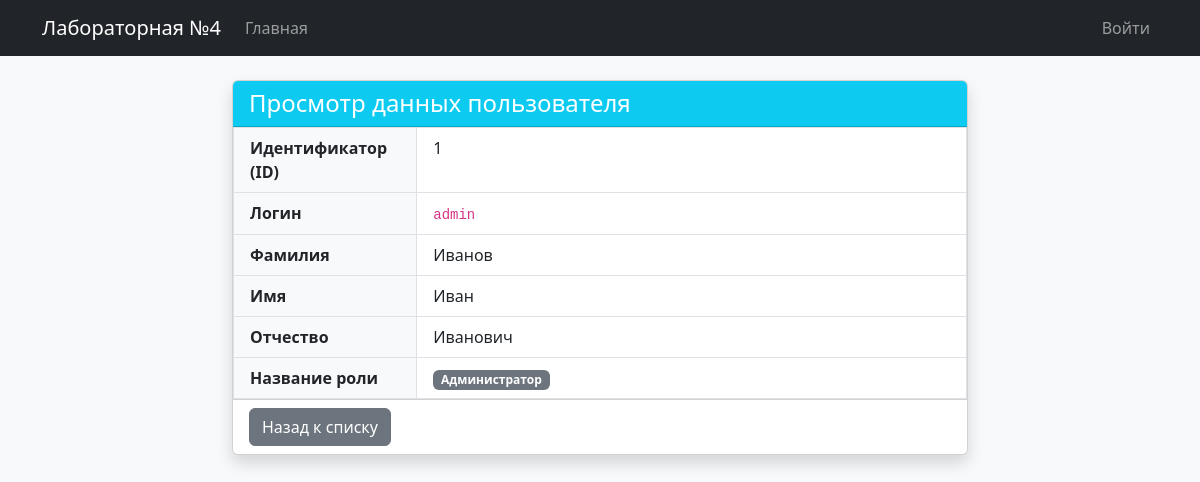
Page /users/1 on the committed database.
### tables this page shows
CREATE TABLE users (
    id INTEGER PRIMARY KEY AUTOINCREMENT,
    login TEXT NOT NULL UNIQUE,
    password_hash TEXT NOT NULL,
    last_name TEXT,
    first_name TEXT NOT NULL,
    middle_name TEXT,
    role_id INTEGER,
    created_at TIMESTAMP DEFAULT CURRENT_TIMESTAMP,
    FOREIGN KEY (role_id) REFERENCES roles(id) ON DELETE SET NULL
);

CREATE TABLE roles (
    id INTEGER PRIMARY KEY AUTOINCREMENT,
    name TEXT NOT NULL UNIQUE,
    description TEXT
);

### app.py (the view)
@app.route('/users/<int:user_id>')
def view_user(user_id):
    conn = get_db_conn()
    user_row = conn.execute('''
        SELECT u.id, u.login, u.last_name, u.first_name, u.middle_name, r.name as role_name
        FROM users u
        LEFT JOIN roles r ON u.role_id = r.id
        WHERE u.id = ?
    ''', (user_id,)).fetchone()
    conn.close()
    if not user_row:
        flash('Пользователь не найден.', 'danger')
        return redirect(url_for('index'))
    return render_template('view.html', user=user_row)

### app.py (called while the page is built)
def get_db_conn():
    conn = sqlite3.connect(app.config['DATABASE'])
    conn.row_factory = sqlite3.Row
    return conn

### templates/view.html
{% extends "base.html" %}
{% block content %}
<div class="row justify-content-center">
    <div class="col-md-8">
        <div class="card shadow">
            <div class="card-header bg-info text-white">
                <h4 class="mb-0">Просмотр данных пользователя</h4>
            </div>
            <div class="card-body p-0">
                <table class="table table-bordered mb-0">
                    <tbody>
                        <tr>
                            <th scope="row" class="w-25 bg-light ps-3">Идентификатор (ID)</th>
                            <td class="ps-3">{{ user.id }}</td>
                        </tr>
                        <tr>
                            <th scope="row" class="bg-light ps-3">Логин</th>
                            <td class="ps-3"><code>{{ user.login }}</code></td>
                        </tr>
                        <tr>
                            <th scope="row" class="bg-light ps-3">Фамилия</th>
                            <td class="ps-3">{{ user.last_name or '—' }}</td>
                        </tr>
                        <tr>
                            <th scope="row" class="bg-light ps-3">Имя</th>
                            <td class="ps-3">{{ user.first_name }}</td>
                        </tr>
                        <tr>
                            <th scope="row" class="bg-light ps-3">Отчество</th>
                            <td class="ps-3">{{ user.middle_name or '—' }}</td>
                        </tr>
                        <tr>
                            <th scope="row" class="bg-light ps-3">Название роли</th>
                            <td class="ps-3"><span class="badge bg-secondary">{{ user.role_name or 'Нет роли' }}</span></td>
                        </tr>
                    </tbody>
                </table>
            </div>
            <div class="card-footer bg-white">
                <a href="{{ url_for('index') }}" class="btn btn-secondary">Назад к списку</a>
            </div>
        </div>
    </div>
</div>
{% endblock %}

### rows in the picture
users: id "1", login "admin", last_name "Иванов", first_name "Иван", middle_name "Иванович"
roles: name "Администратор"
